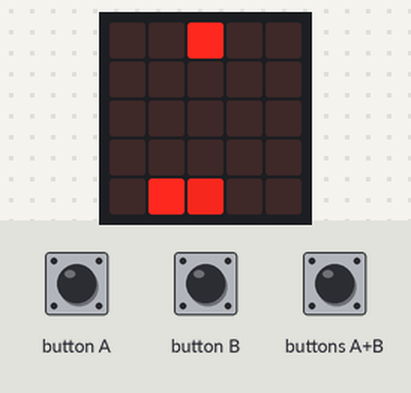
A program run on a simulated BBC micro:bit running MicroPython. On the bench: the board's 5×5 LED display. Inputs (shaded band) come from the test bench. Random numbers come from a fixed seed.

Above: at 1.2 s.
1.3 s: button A pressed for 0.3 s
At 1.9 s:
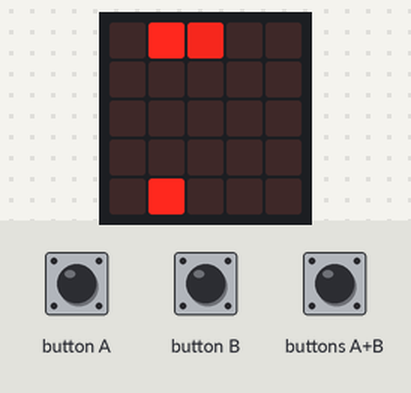
4.5 s: button B pressed for 0.3 s
At 4.9 s:
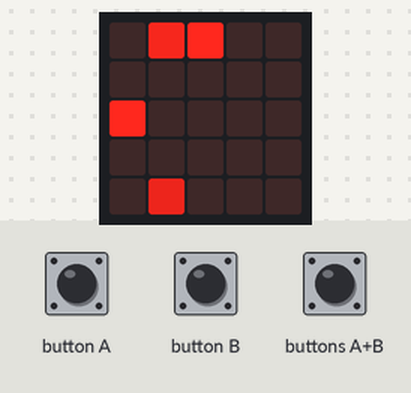
7.5 s: button B pressed for 1 s
At 7.9 s:
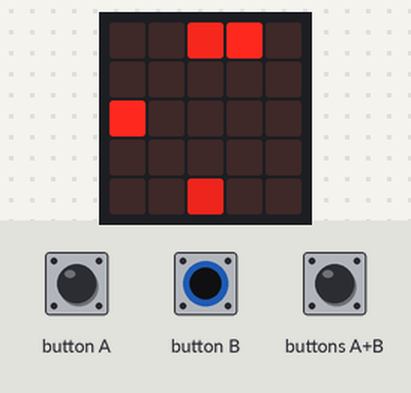
10.5 s: button A pressed for 3.2 s
At 10.9 s:
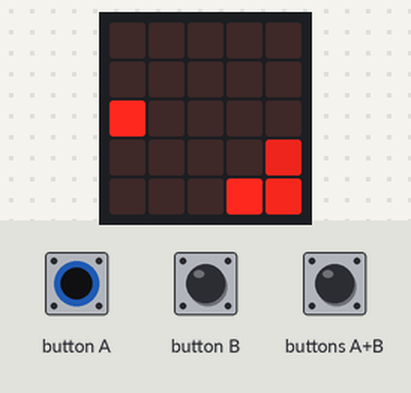
15.2 s: button B pressed for 3.2 s
At 16.0 s:
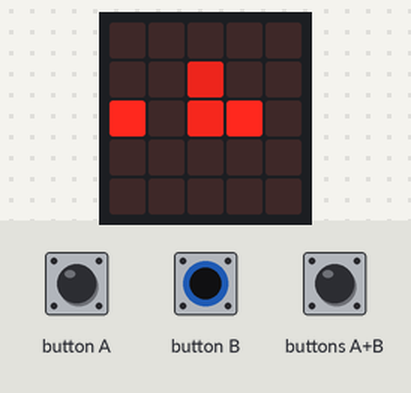
19.9 s: button A pressed for 1 s
At 20.5 s:
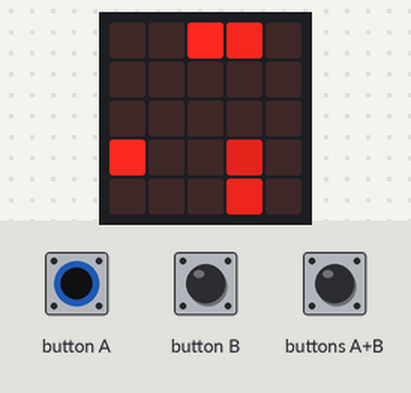
Timing chart, 0 to 22.9 s (numbered marks = the images above; inputs shaded):
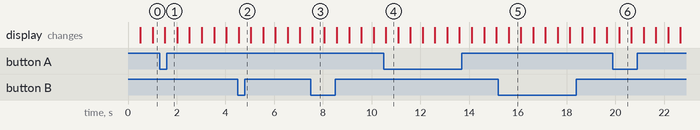

Measured:
- what the display in image 3 shows lasts 0.5 s, from 7.6 s to 8.1 s

The program:

snakeSpel.py
```python
from microbit import *
from random import randrange


class Snake():
    def __init__(self):
        self.length = 2
        self.direction = "down"
        self.head = (2, 2)
        self.tail = []

    def move(self):
        self.tail.append(self.head)

        if len(self.tail) > self.length - 1:
            self.tail = self.tail[-(self.length - 1):]

        if self.direction == "left":
            self.head = ((self.head[0] - 1) % 5, self.head[1])
        elif self.direction == "right":
            self.head = ((self.head[0] + 1) % 5, self.head[1])
        elif self.direction == "up":
            self.head = (self.head[0], (self.head[1] - 1) % 5)
        elif self.direction == "down":
            self.head = (self.head[0], (self.head[1] + 1) % 5)

    def grow(self):
        self.length += 1

    def collides_with(self, position):
        return position == self.head or position in self.tail

    def draw(self):
        display.set_pixel(self.head[0], self.head[1], 9)

        brightness = 8
        for dot in reversed(self.tail):
            display.set_pixel(dot[0], dot[1], brightness)
            brightness = max(brightness - 1, 5)


class Fruit():
    def __init__(self):
        self.position = (randrange(0, 5), randrange(0, 5))

    def draw(self):
        display.set_pixel(self.position[0], self.position[1], 9)


class Game():
    def __init__(self):
        self.player = Snake()
        self.place_fruit()

    def place_fruit(self):
        while True:
            self.fruit = Fruit()
            if not self.player.collides_with(self.fruit.position):
                break

    def handle_input(self):
        if button_a.is_pressed() and button_b.is_pressed():
            if self.player.direction != "down":
                self.player.direction = "up"
        elif button_a.is_pressed():
            if self.player.direction != "right":
                self.player.direction = "left"
        elif button_b.is_pressed():
            if self.player.direction != "left":
                self.player.direction = "right"
        else:
            if self.player.direction != "up":
                self.player.direction = "down"

    def update(self):
        self.player.move()

        if self.player.head in self.player.tail:
            self.game_over()

        elif self.player.head == self.fruit.position:
            self.player.grow()

            if self.player.length < 5 * 5:
                self.place_fruit()
            else:
                self.game_over()

    def score(self):
        return self.player.length - 2

    def game_over(self):
        display.scroll("Score: %s" % self.score())
        reset()

    def draw(self):
        display.clear()
        self.player.draw()
        self.fruit.draw()


game = Game()

while True:
    game.handle_input()
    game.update()
    game.draw()
    sleep(500)
```
